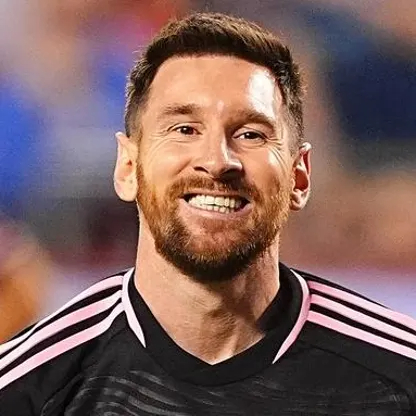
#> input picture model/test/messi.jpg, 416 x 416 px
$ jupyter execute --allow-errors Untitled.ipynb   (shell and % lines are left out)
#> lines starting #> are read from the running program, lines starting #| are printed output that depends on the picture
[cell 1]
import numpy as np
import cv2
from matplotlib import pyplot as plt

[cell 2]
img = cv2.imread('./test/messi.jpg')
#> img is the input picture: shape (416, 416, 3); mean B, G, R 92.5, 96.1, 124.6
img.shape
#> Out = (416, 416, 3)

[cell 3]
plt.imshow(img)

[cell 4]
gray = cv2.cvtColor(img,cv2.COLOR_BGR2GRAY)
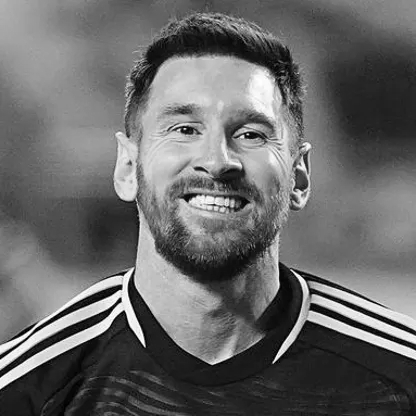
#> gray: shape (416, 416); min 0, max 255, mean 104.3
gray.shape
#> Out = (416, 416)

[cell 5]
gray

[cell 6]
plt.imshow(gray,cmap='gray')

[cell 7]
face_cascade = cv2.CascadeClassifier('./open cv/haarcascades/haarcascade_frontalface_default.xml')
eye_cascade = cv2.CascadeClassifier('./open cv/haarcascades/haarcascade_eye.xml')
faces = face_cascade.detectMultiScale(gray, 1.3, 5)
#> faces = [[125, 58, 179, 179]]
faces
#> Out = [[125, 58, 179, 179]]

[cell 8]
(x,y,w,h) = faces[0]
#> x = 125; y = 58; w = 179; h = 179
x,y,w,h
#> Out = (125, 58, 179, 179)

[cell 9]
face_img = cv2.rectangle(img,(x,y),(x+w,y+h),(255,0,0),2)
plt.imshow(face_img)

[cell 10]
cv2.destroyAllWindows()
for (x,y,w,h) in faces:
    face_img = cv2.rectangle(img,(x,y),(x+w,y+h),(255,0,0),2)
    roi_gray = gray[y:y+h, x:x+w]
    roi_color = face_img[y:y+h, x:x+w]
    eyes = eye_cascade.detectMultiScale(roi_gray)
    for (ex,ey,ew,eh) in eyes:
        cv2.rectangle(roi_color,(ex,ey),(ex+ew,ey+eh),(0,255,0),2)
#> this loop made 1 pass
#> (x, y, w, h, eyes) on pass 1: (125, 58, 179, 179, [[34, 47, 50, 50], [99, 52, 49, 49]])
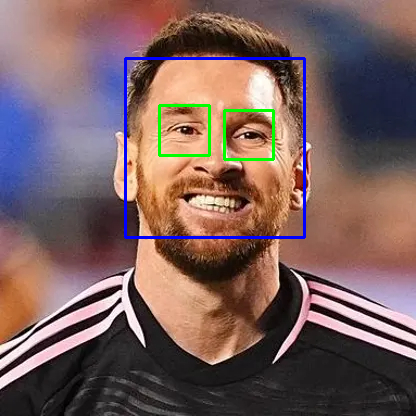
#> img: shape (416, 416, 3); mean B, G, R 93.6, 95.4, 121.2
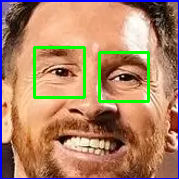
#> roi_color: shape (179, 179, 3); mean B, G, R 102.8, 132.6, 173.8


plt.figure()
plt.imshow(face_img, cmap='gray')
plt.show()

[cell 11]
plt.imshow(roi_color, cmap='gray')

[cell 12]
cropped_img = np.array(roi_color)

[cell 13]
def get_cropped_image_if_2_eyes(image_path):
    img = cv2.imread(image_path)
    if img is None:
        print(f"Image not found at {image_path}")
        return None

    gray = cv2.cvtColor(img, cv2.COLOR_BGR2GRAY)
    faces = face_cascade.detectMultiScale(gray, 1.3, 5)

    for (x, y, w, h) in faces:
        roi_gray = gray[y:y+h, x:x+w]
        roi_color = img[y:y+h, x:x+w]
        eyes = eye_cascade.detectMultiScale(roi_gray, scaleFactor=1.1, minNeighbors=10)

        if len(eyes) >= 2:
            return roi_color

    return None

[cell 14]
img1 = cv2.imread('./test/real.jpg')
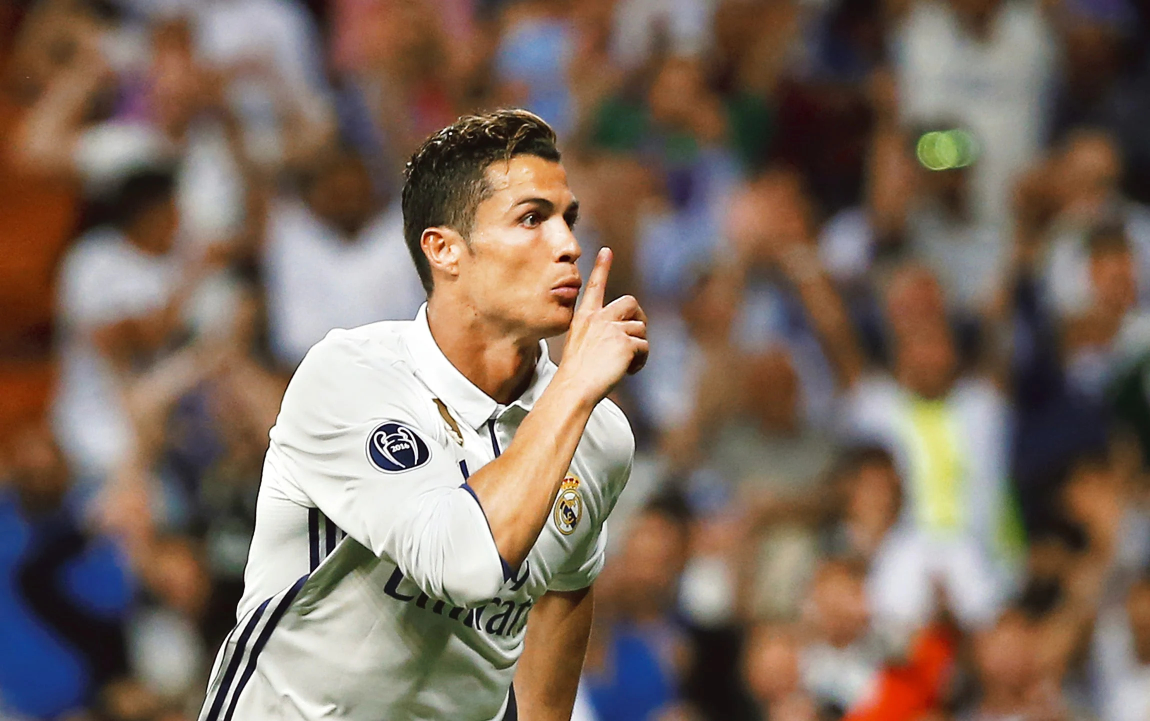
#> input picture model/test/real.jpg, 2300 x 1442 px (shown at 1/2 size)
#> img1 is the input picture: shape (1442, 2300, 3); mean B, G, R 94.9, 107.3, 124.9
plt.imshow(img1)

[cell 15]
c = get_cropped_image_if_2_eyes('./test/real.jpg')
#> in get_cropped_image_if_2_eyes, `gray = cv2.cvtColor(img, cv2.COLOR_BGR2GRAY)`:
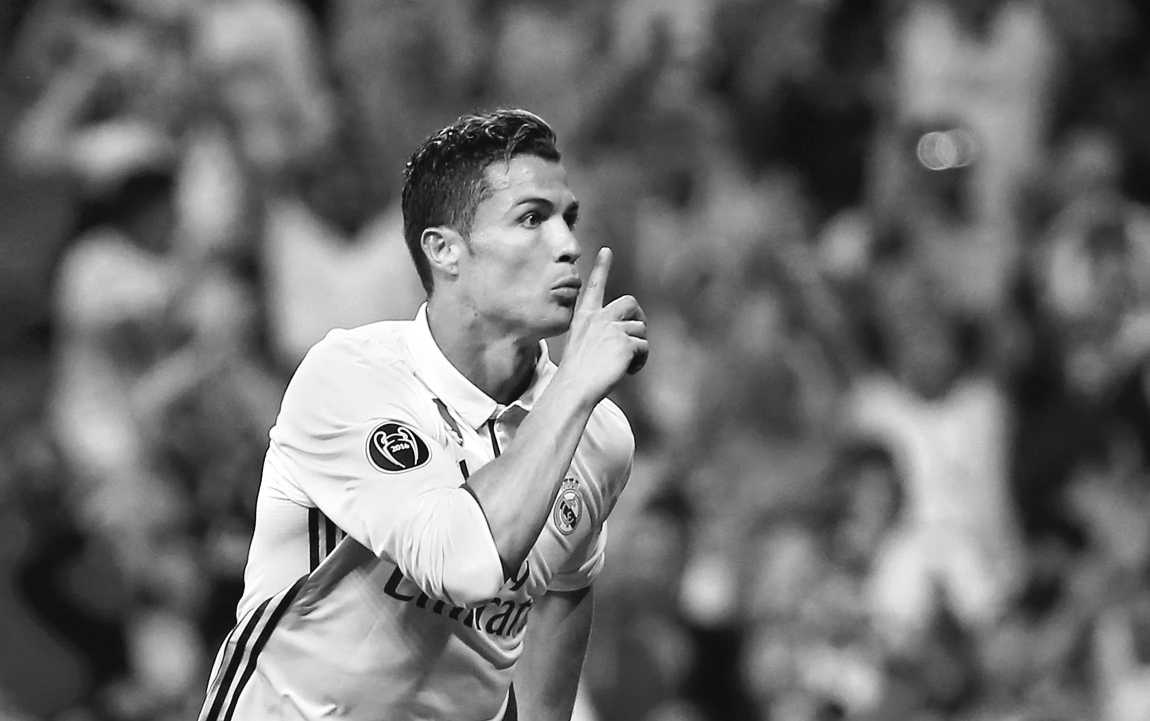
#> gray: shape (1442, 2300) (shown at 1/2 size); min 0, max 255, mean 111.2
#> in get_cropped_image_if_2_eyes, `faces = face_cascade.detectMultiScale(gray, 1.3, 5)`: faces = ()
c

[cell 16]
path_to_data = "./dataset/"
path_to_cr_data = "./dataset/cropped/"

[cell 17]
import os
img_dirs = []
for entry in os.scandir(path_to_data):
    if entry.is_dir():
        img_dirs.append(entry.path)

[cell 18]
img_dirs

[cell 19]
import shutil
if os.path.exists(path_to_cr_data):
     shutil.rmtree(path_to_cr_data)
os.mkdir(path_to_cr_data)

[cell 20]
cropped_image_dir = []
footballer_filename = {}

for img_dir in img_dirs:
    footballer_name = os.path.basename(img_dir)
    print(footballer_name)

    count = 1  # reset per footballer

    for entry in os.scandir(img_dir):
        roi_color = get_cropped_image_if_2_eyes(entry.path)
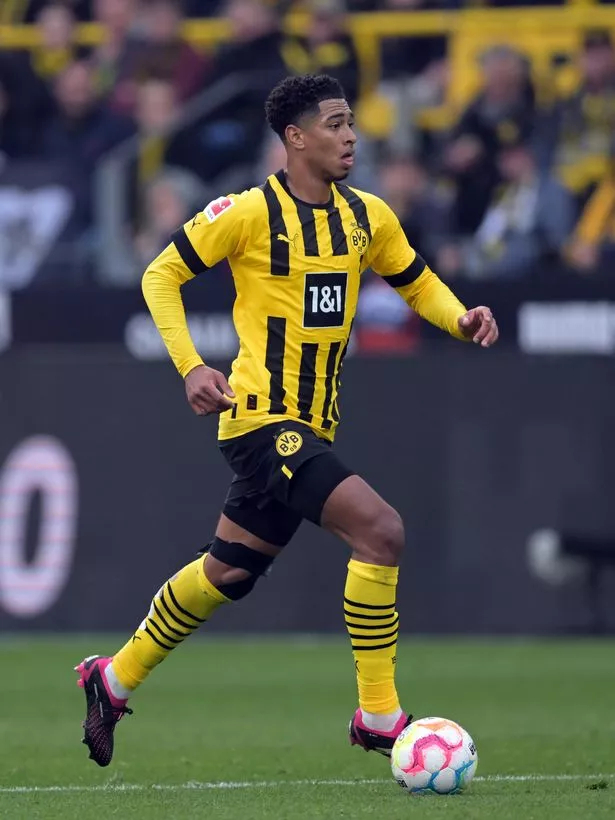
#> input picture model/dataset/Jude Bellingham/0_Bellingham.jpg, 615 x 820 px
#> in get_cropped_image_if_2_eyes, img is the input picture: shape (820, 615, 3); mean B, G, R 74.9, 86.4, 87
        if roi_color is not None:
            cropped_folder = os.path.join(path_to_cr_data, footballer_name)
            os.makedirs(cropped_folder, exist_ok=True)

            cropped_name = f"{footballer_name}{count}.png"
            cropped_path = os.path.join(cropped_folder, cropped_name)

            cv2.imwrite(cropped_path, roi_color)

            # keep track of cropped image paths
            footballer_filename.setdefault(footballer_name, []).append(cropped_path)
            cropped_image_dir.append(cropped_path)  # optional: store actual file instead of folder

            print("Saved:", cropped_path)

            count += 1

[cell 21]
import numpy as np
import pywt
import cv2

def w2d(img, mode='haar', level=1):
#> called with mode = 'db1', level = 5
    imArray = img
    #Datatype conversions
    #convert to grayscale
    imArray = cv2.cvtColor( imArray,cv2.COLOR_RGB2GRAY )
    #convert to float
    imArray =  np.float32(imArray)
    imArray /= 255;
    # compute coefficients
    coeffs=pywt.wavedec2(imArray, mode, level=level)

    #Process Coefficients
    coeffs_H=list(coeffs)
    coeffs_H[0] *= 0;

    # reconstruction
    imArray_H=pywt.waverec2(coeffs_H, mode);
    imArray_H *= 255;
    imArray_H =  np.uint8(imArray_H)

    return imArray_H

[cell 22]
im_har = w2d(cropped_img,'db1',5)
plt.imshow(im_har, cmap='gray')

[cell 23]
class_dict = {}
count = 0
for footballer_name in footballer_filename.keys():
    class_dict[footballer_name] = count
    count = count + 1
class_dict

[cell 24]
X = []
y = []

for footballer, training_files in footballer_filename.items():
    for footballer_image in training_files:
        img = cv2.imread(footballer_image)
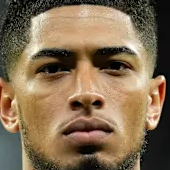
#> img: shape (170, 170, 3); mean B, G, R 82.9, 110.1, 131.9
        if img is None:
            continue

        scaled = cv2.resize(img, (32, 32))
        img_hr = w2d(img, 'db1', 5)
#> call 2 of w2d, with mode = 'db1', level = 5
#> in w2d (call 2), `imArray = cv2.cvtColor( imArray,cv2.COLOR_RGB2GRAY )`:
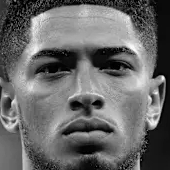
#> imArray: shape (170, 170); min 0, max 253, mean 104.4
#> in w2d (call 2), `imArray_H=pywt.waverec2(coeffs_H, mode);`:
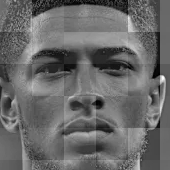
#> imArray_H: shape (170, 170) float32; min -0.586, max 0.835, mean 0.00146; drawn with min black and max white
        scaled_hr = cv2.resize(img_hr, (32, 32))
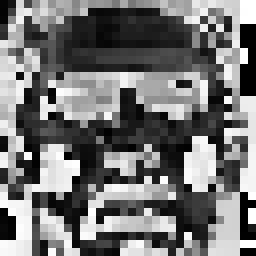
#> scaled_hr: shape (32, 32) (shown 8 times larger); min 0, max 255, mean 116

        combined_list = np.concatenate((
            scaled.reshape(-1),
            scaled_hr.reshape(-1)
        ))

        X.append(combined_list)
        y.append(class_dict[footballer])

[cell 25]
len(X[0])

[cell 26]
X = np.array(X).reshape(len(X),4096).astype(float)
X.shape
#> Out = (1, 4096)
